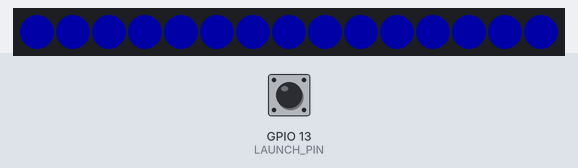
Bench run of a sketch on a simulated ESP32. Shown: 15 RGB LEDs in strip order, left to right. The test bench sets the inputs (shaded band); at power-on: GPIO 13 (LAUNCH_PIN) HIGH. Dim RGB values are drawn brighter than linear; random numbers use the default seed unless the sketch sets one.

Above: at 1.2 s.
1.3 s: GPIO 13 (LAUNCH_PIN) pulled LOW for 0.15 s
At 3.4 s:
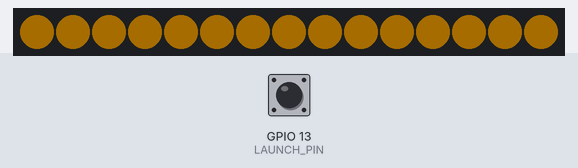
At 6.1 s:
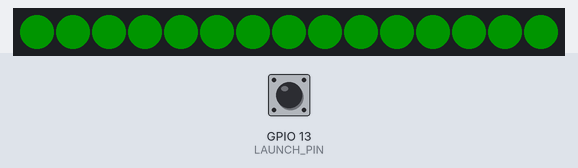
Timing chart, 0 to 7.6 s (numbered marks = the images above; inputs shaded):
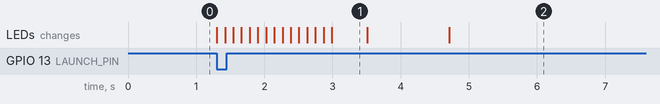

Measured:
- after the input at 1.3 s, the LEDs: first change at once (image 1 shows a later state)
- what the display in image 1 shows lasts 0.5 s, from 3.0 s to 3.5 s

The sketch:

esp32.ino
```cpp
#include <FastLED.h>

constexpr uint8_t LED_PIN = 33;
constexpr uint8_t NUM_LEDS = 15;
constexpr uint8_t BRIGHTNESS = 40;
constexpr uint8_t LAUNCH_PIN = 13;

CRGB leds[NUM_LEDS];

int lastLaunchState = HIGH;
bool launchTriggered = false;
bool showingResult = false;

// ---- TEMPORARY INPUTS ----
int tempC = 15;              // Change to 0, 5, 10, 15 to test
bool overrideActive = false;

// ---- Compute Survival Percentage (0-100) ----
uint8_t computeSurvivalPercent(int temp, bool overrideFlag) {
  int survival = 90; // percent

  if (temp <= 0) survival -= 40;
  else if (temp <= 5) survival -= 25;
  else if (temp <= 10) survival -= 10;

  if (overrideFlag) survival -= 15;

  survival = constrain(survival, 0, 100);
  return static_cast<uint8_t>(survival);
}

// ---- Idle State ----
void idleAnimation() {
  fill_solid(leds, NUM_LEDS, CRGB::Blue);
  FastLED.show();
}

// ---- Launch Sequence ----
void runLaunchSequence() {
  // Countdown sweep (builds up orange bar)
  for (uint8_t i = 0; i < NUM_LEDS; ++i) {
    leds[i] = CRGB::Orange;
    FastLED.show();
    delay(120);
  }

  delay(400);

  // Compute probability as integer percent
  uint8_t survivalPct = computeSurvivalPercent(tempC, overrideActive);

  // Visual probability bar (number of green LEDs)
  uint8_t litCount = (survivalPct * NUM_LEDS + 99) / 100;
  for (uint8_t i = 0; i < NUM_LEDS; ++i) {
    leds[i] = (i < litCount) ? CRGB::Green : CRGB::Black;
  }
  FastLED.show();
  delay(1200);

  // Random roll using integer percent
  bool vehicleSurvives = (static_cast<uint8_t>(random(100)) < survivalPct);

  if (vehicleSurvives) {

    // Success → whole strip turns green
    fill_solid(leds, NUM_LEDS, CRGB::Green);
    FastLED.show();

  } else {

    // Failure → red cascade across strip
    for (uint8_t i = 0; i < NUM_LEDS; ++i) {
      leds[i] = CRGB::Red;
      FastLED.show();
      delay(80);
    }

  }

  delay(2000);
  showingResult = true;
}

void setup() {
  FastLED.addLeds<WS2812B, LED_PIN, GRB>(leds, NUM_LEDS);
  FastLED.setBrightness(BRIGHTNESS);

  pinMode(LAUNCH_PIN, INPUT_PULLUP);

  randomSeed(analogRead(34));
}

void loop() {
  int currentState = digitalRead(LAUNCH_PIN);

  // Edge detect: HIGH -> LOW
  if (lastLaunchState == HIGH && currentState == LOW) {
    launchTriggered = true;
    showingResult = false;
  }
  lastLaunchState = currentState;

  if (launchTriggered) {
    runLaunchSequence();
    launchTriggered = false;
  }

  if (!showingResult) {
    idleAnimation();
  }
}
```
